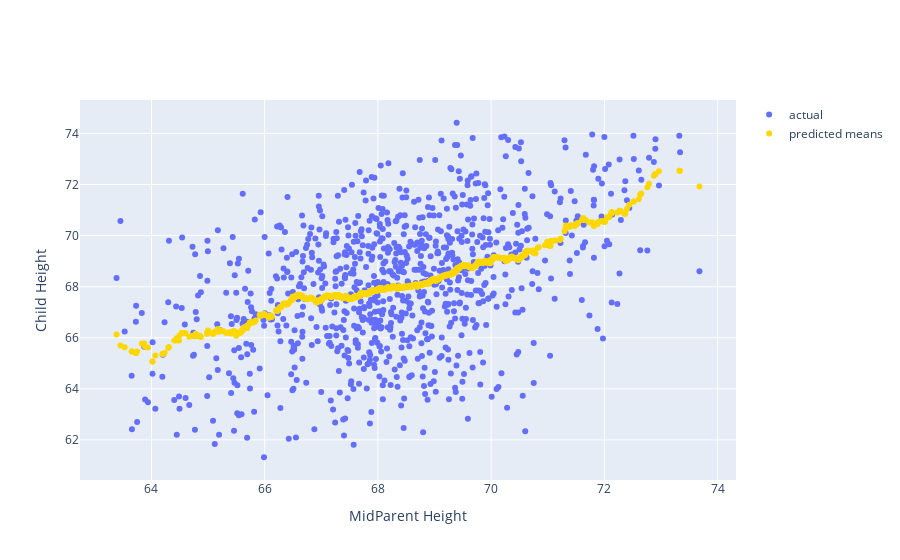

Notebook source saved alongside this figure:
### Markdown cell above
Now, let's look at our predictions:

### Code cell
fig = go.Figure()
fig.add_trace(go.Scatter(x = df['parent'], y = df['child'], mode = 'markers', name = 'actual'))
fig.add_trace(go.Scatter(x = df['parent'], y = df['child_predicted'], mode = 'markers', name = 'predicted means', line=dict(color='gold')))
fig.update_layout(xaxis_title = 'MidParent Height', yaxis_title = 'Child Height')

### Figure 1 — Plotly figure (JSON) as saved in the notebook; plotly's stock layout.template omitted (floating-point values rounded to 4 significant figures; data arrays with more than 128 entries replaced by an {"elided": "..."} marker saying what was removed)
{"data": [{"mode": "markers", "name": "actual", "type": "scatter", "x": {"elided": "928 float values"}, "y": {"elided": "928 float values"}}, {"line": {"color": "gold"}, "mode": "markers", "name": "predicted means", "type": "scatter", "x": {"elided": "928 float values"}, "y": {"elided": "928 float values"}}], "layout": {"xaxis": {"title": {"text": "MidParent Height"}}, "yaxis": {"title": {"text": "Child Height"}}}}
